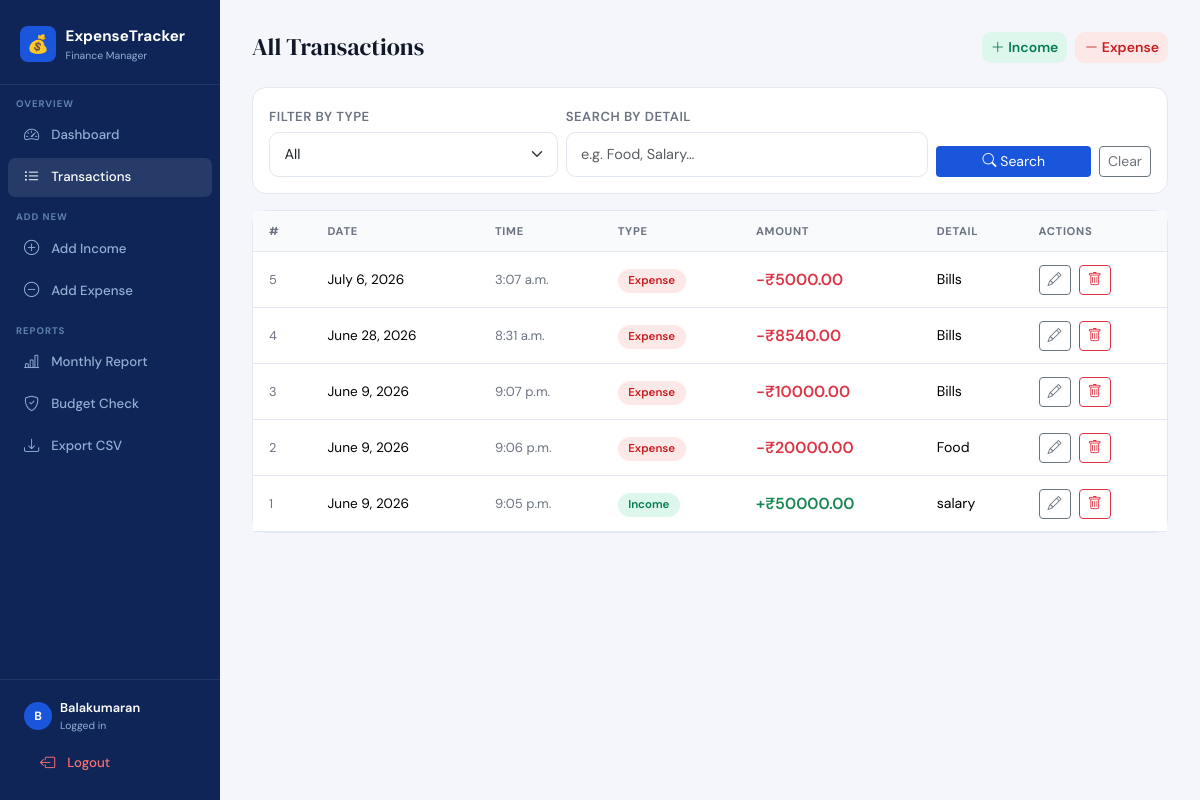
Page /transactions/ (signed in) on the committed database.
### tracker/models.py (models this page shows, shortened)
class Transaction(models.Model):
    user             = models.ForeignKey(User, on_delete=models.CASCADE)
    date             = models.DateField()
    time             = models.TimeField()
    transaction_type = models.CharField(max_length=10)
    amount           = models.DecimalField(max_digits=10, decimal_places=2)
    detail           = models.CharField(max_length=200)
    class Meta:
        ordering = ['-date', '-time']

### tracker/views.py (the view)
# urls.py: path('transactions/',    views.transactions,  name='transactions'),
@login_required
def transactions(request):
    txns        = Transaction.objects.filter(user=request.user)
    filter_type = request.GET.get('type', '')
    keyword     = request.GET.get('keyword', '')
    if filter_type in ('income', 'expense'):
        txns = txns.filter(transaction_type=filter_type)
    if keyword:
        txns = txns.filter(detail__icontains=keyword)
    return render(request, 'tracker/transactions.html', {
        'transactions': txns,
        'filter_type':  filter_type,
        'keyword':      keyword,
    })

### tracker/templates/tracker/transactions.html (shortened to what this page needs)
{% extends 'tracker/base.html' %}
{% block content %}
<div class="d-flex justify-content-between align-items-center mb-4 flex-wrap gap-2">
  <h4 class="page-title mb-0">All Transactions</h4>
  <div class="d-flex gap-2 flex-wrap">
    <a href="{% url 'add_income' %}"  class="btn btn-sm fw-semibold" style="background:#def7ec;color:#057a55;border-radius:.6rem;"><i class="bi bi-plus-lg"></i> Income</a>
    <a href="{% url 'add_expense' %}" class="btn btn-sm fw-semibold" style="background:#fde8e8;color:#c81e1e;border-radius:.6rem;"><i class="bi bi-dash-lg"></i> Expense</a>
  </div>
</div>
<div class="card mb-3 p-3">
  <form method="GET" class="row g-2 align-items-end">
    <div class="col-12 col-sm-4">
      <label class="form-label">Filter by type</label>
      <select name="type" class="form-select form-select-sm">
        <option value="" {% if not filter_type %}selected{% endif %}>All</option>
      </select>
    </div>
    <div class="col-12 col-sm-5">
      <label class="form-label">Search by detail</label>
      <input type="text" name="keyword" class="form-control form-control-sm" placeholder="e.g. Food, Salary…" value="{{ keyword }}"/>
    </div>
    <div class="col-12 col-sm-3 d-flex gap-2">
      <button class="btn btn-blue btn-sm flex-grow-1"><i class="bi bi-search"></i> Search</button>
      <a href="{% url 'transactions' %}" class="btn btn-outline-secondary btn-sm">Clear</a>
    </div>
  </form>
</div>
<div class="card">
  {% if transactions %}
  <div class="table-wrap">
    <table class="table table-hover mb-0">
      <thead><tr><th>#</th><th>Date</th><th>Time</th><th>Type</th><th>Amount</th><th>Detail</th><th>Actions</th></tr></thead>
      <tbody>
        {% for t in transactions %}
        <tr>
          <td style="color:var(--muted);font-size:.8rem;">{{ t.pk }}</td>
          <td style="font-size:.85rem;white-space:nowrap;">{{ t.date }}</td>
          <td style="font-size:.82rem;color:var(--muted);white-space:nowrap;">{{ t.time }}</td>
          <td><span class="badge-{{ t.transaction_type }}">{{ t.transaction_type|capfirst }}</span></td>
          <td class="fw-semibold {% if t.transaction_type == 'income' %}text-success{% else %}text-danger{% endif %}" style="white-space:nowrap;">{% if t.transaction_type == 'income' %}+{% else %}-{% endif %}₹{{ t.amount|floatformat:2 }}</td>
          <td style="font-size:.88rem;">{{ t.detail }}</td>
          <td style="white-space:nowrap;">
            <a href="{% url 'update' t.pk %}" class="btn btn-sm btn-outline-secondary me-1" style="padding:.2rem .5rem;"><i class="bi bi-pencil"></i></a>
            <form method="POST" action="{% url 'delete' t.pk %}" class="d-inline" onsubmit="return confirm('Delete this transaction?')">{% csrf_token %}<button class="btn btn-sm btn-outline-danger" style="padding:.2rem .5rem;"><i class="bi bi-trash"></i></button></form>
          </td>
        </tr>
        {% endfor %}
      </tbody>
    </table>
  </div>
  {% endif %}
</div>
{% endblock %}

### tracker/templates/tracker/base.html (shortened to what this page needs)
<!DOCTYPE html>
<html lang="en">
<head>
  <link href="https://cdn.jsdelivr.net/npm/bootstrap@5.3.3/dist/css/bootstrap.min.css" rel="stylesheet"/>
  <link href="https://cdn.jsdelivr.net/npm/bootstrap-icons@1.11.3/font/bootstrap-icons.min.css" rel="stylesheet"/>
</head>
<body>
{% if user.is_authenticated %}
<nav class="sidebar" id="sidebar">
  <a href="{% url 'dashboard' %}" class="sb-brand">
    <div class="logo">💰</div>
    <div><span>ExpenseTracker</span><small>Finance Manager</small></div>
  </a>
  <div class="sb-section">Overview</div>
  <a href="{% url 'dashboard' %}"    class="sb-link {% if request.resolver_match.url_name == 'dashboard'   %}active{% endif %}"><i class="bi bi-speedometer2"></i> Dashboard</a>
  <a href="{% url 'transactions' %}" class="sb-link {% if request.resolver_match.url_name == 'transactions' %}active{% endif %}"><i class="bi bi-list-ul"></i> Transactions</a>
  <div class="sb-section">Add New</div>
  <a href="{% url 'add_income' %}"  class="sb-link {% if request.resolver_match.url_name == 'add_income'  %}active{% endif %}"><i class="bi bi-plus-circle"></i> Add Income</a>
  <a href="{% url 'add_expense' %}" class="sb-link {% if request.resolver_match.url_name == 'add_expense' %}active{% endif %}"><i class="bi bi-dash-circle"></i> Add Expense</a>
  <div class="sb-section">Reports</div>
  <a href="{% url 'report' %}" class="sb-link {% if request.resolver_match.url_name == 'report' %}active{% endif %}"><i class="bi bi-bar-chart-line"></i> Monthly Report</a>
  <a href="{% url 'budget' %}" class="sb-link {% if request.resolver_match.url_name == 'budget' %}active{% endif %}"><i class="bi bi-shield-check"></i> Budget Check</a>
  <a href="{% url 'export' %}" class="sb-link"><i class="bi bi-download"></i> Export CSV</a>
  <div class="sb-footer">
    <div class="sb-user">
      <div class="av">{{ user.username|first|upper }}</div>
      <div>
        <div style="color:#fff;font-size:.8rem;font-weight:600;">{{ user.username }}</div>
        <div style="font-size:.65rem;">Logged in</div>
      </div>
    </div>
    <a href="{% url 'logout' %}" class="sb-link" style="color:#f87171;margin-top:.25rem;"><i class="bi bi-box-arrow-left"></i> Logout</a>
  </div>
</nav>
{% endif %}
<main class="{% if user.is_authenticated %}main{% endif %}">
  {% block content %}{% endblock %}
</main>
</body>
</html>

### tracker/templates/tracker/base.html (style rules this page uses)
:root { --navy:#0f2557; --blue:#1a56db; --green:#057a55; --red:#c81e1e; --bg:#f4f6fb; --card:#ffffff; --border:#e2e8f0; --muted:#6b7280; --sw:220px; }
* { box-sizing:border-box;margin:0;padding:0; }
body { font-family:'DM Sans',sans-serif;background:var(--bg);color:#111827;overflow-x:hidden; }
.sidebar { position:fixed;top:0;left:0;width:var(--sw);height:100vh;background:var(--navy);display:flex;flex-direction:column;padding:0 0 1rem;z-index:1050;overflow-y:auto;transition:transform .28s ease; }
.sb-brand { padding:1.5rem 1.25rem 1.25rem;border-bottom:1px solid rgba(255,255,255,.08);text-decoration:none;display:flex;align-items:center;gap:.6rem; }
.sb-brand .logo { width:36px;height:36px;border-radius:.5rem;background:var(--blue);display:flex;align-items:center;justify-content:center;font-size:1.1rem;color:#fff;flex-shrink:0; }
.sb-brand span { font-size:.95rem;font-weight:700;color:#fff;line-height:1.2; }
.sb-brand small { display:block;font-size:.65rem;color:#93afd4;font-weight:400; }
.sb-section { padding:.75rem 1rem .2rem;font-size:.6rem;font-weight:700;letter-spacing:.1em;text-transform:uppercase;color:#5e81ac; }
.sb-link { display:flex;align-items:center;gap:.6rem;padding:.5rem 1rem;margin:.1rem .5rem;border-radius:.45rem;text-decoration:none;font-size:.83rem;font-weight:500;color:#93afd4;transition:all .15s; }
.sb-link i { width:1.1rem;font-size:.95rem; }
.sb-link:hover,.sb-link.active { background:rgba(255,255,255,.1);color:#fff; }
.sb-footer { margin-top:auto;padding:.75rem 1rem 0;border-top:1px solid rgba(255,255,255,.08); }
.sb-user { display:flex;align-items:center;gap:.5rem;padding:.4rem .5rem;color:#93afd4;font-size:.78rem; }
.sb-user .av { width:28px;height:28px;border-radius:50%;background:var(--blue);color:#fff;display:flex;align-items:center;justify-content:center;font-size:.75rem;font-weight:700;flex-shrink:0; }
.main { margin-left:var(--sw);padding:2rem;min-height:100vh;max-width:100%; }
.card { background:var(--card);border:1px solid var(--border);border-radius:.875rem; }
.table-wrap { overflow-x:auto;-webkit-overflow-scrolling:touch; }
.table thead th { background:#f8fafc;font-size:.7rem;font-weight:700;text-transform:uppercase;letter-spacing:.06em;color:var(--muted);padding:.75rem 1rem;border-color:var(--border);white-space:nowrap; }
.table tbody td { padding:.8rem 1rem;vertical-align:middle;border-color:var(--border); }
.badge-income { background:#def7ec;color:#057a55;padding:.28rem .65rem;border-radius:2rem;font-size:.72rem;font-weight:600;white-space:nowrap; }
.badge-expense { background:#fde8e8;color:#c81e1e;padding:.28rem .65rem;border-radius:2rem;font-size:.72rem;font-weight:600;white-space:nowrap; }
.page-title { font-family:'DM Serif Display',serif;font-size:1.5rem;font-weight:400; }
.form-label { font-size:.82rem;font-weight:600;color:var(--muted);text-transform:uppercase;letter-spacing:.04em;margin-bottom:.35rem; }
.form-control,.form-select { border-color:var(--border);border-radius:.6rem;font-size:.9rem;padding:.65rem .9rem; }
.btn-blue { background:var(--blue);color:#fff;border:none; }

### rows in the picture
Transaction: pk "5", date "July 6, 2026", time "3:07 a.m.", transaction_type "Expense", amount "5000.00", detail "Bills"
Transaction: pk "4", date "June 28, 2026", time "8:31 a.m.", transaction_type "Expense", amount "8540.00", detail "Bills"
Transaction: pk "3", date "June 9, 2026", time "9:07 p.m.", transaction_type "Expense", amount "10000.00", detail "Bills"
Transaction: pk "2", date "June 9, 2026", time "9:06 p.m.", transaction_type "Expense", amount "20000.00", detail "Food"
Transaction: pk "1", date "June 9, 2026", time "9:05 p.m.", transaction_type "Income", amount "50000.00", detail "salary"

### other values in the picture
{{ user.username|first|upper }} "B"
{{ user.username }} "Balakumaran"
